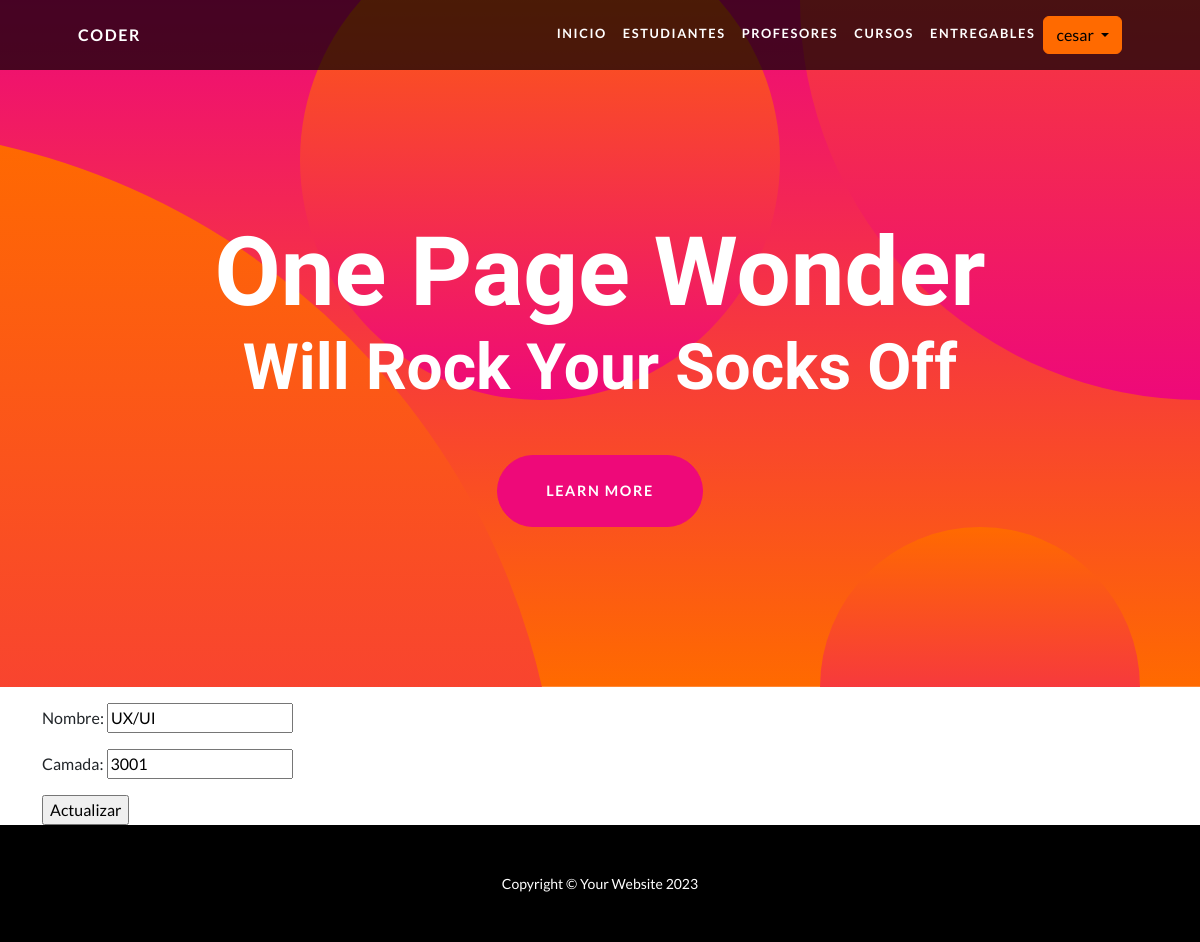
The page /curso-update/3/ (signed in) on the database as committed earlier.
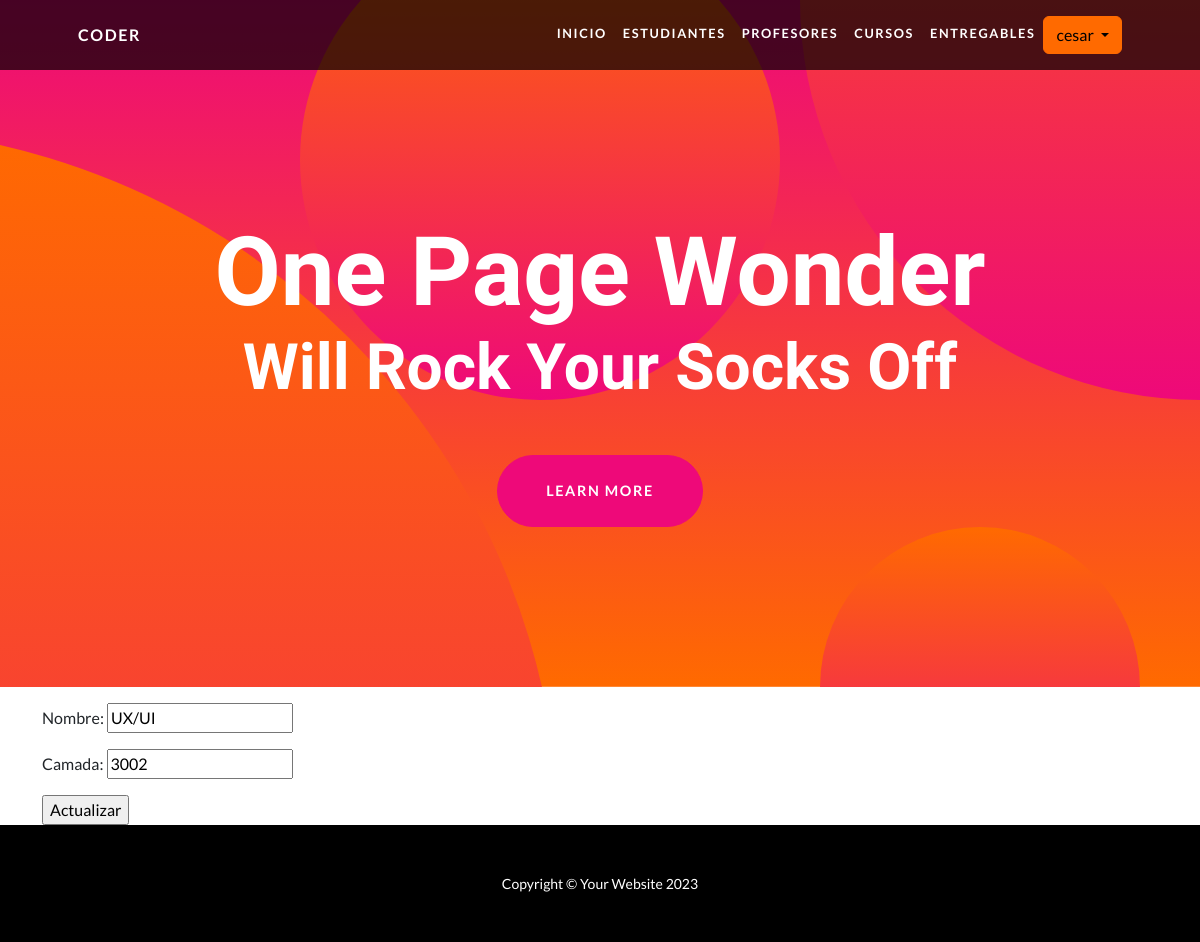
The same page on the database as committed later.
### AppCoder/models.py (models this page shows, shortened)
class Curso(models.Model):
    nombre = models.CharField(max_length=40)
    camada = models.IntegerField()
    descripcion = models.TextField(blank=True)

### AppCoder/views.py (the view)
# urls.py: path('curso-update/<int:pk>/', views.CursoUpdateView.as_view(), name="CursoUpdate"),
class CursoUpdateView(LoginRequiredMixin, UpdateView):
    model = Curso
    success_url = reverse_lazy("CursoList")
    fields = ["nombre", "camada"]
    template_name = "AppCoder/curso_update.html"

### AppCoder/context_processors.py (called while the page is built)
def custom_user(request):
    context = auth(request)
    user = context['user']
    if user.is_authenticated:
        imagen = Imagen.objects.filter(user=request.user.id)
        cant = len(imagen)
        if cant > 0:
            context['user_avatar'] = imagen[cant-1]
        else:
            context['user_avatar'] = ""
    return context

### AppCoder/templates/AppCoder/curso_update.html (shortened to what this page needs)
{% extends 'AppCoder/base.html' %}
{% load static %}
{% block main %}
<form method="POST">
    {{ form.as_p }}
    <input type="submit" value="Actualizar">
</form>
{% endblock main %}

### AppCoder/templates/AppCoder/base.html (shortened to what this page needs)
<!DOCTYPE html>
<html lang="en">
    <head>
        {% load static %}
        <link href="{% static 'AppCoder/css/styles.css' %}" rel="stylesheet" />
    </head>
    <body id="page-top">
        <nav class="navbar navbar-expand-lg navbar-dark navbar-custom fixed-top">
            <div class="container px-5">
                <a class="navbar-brand" href="#page-top">Coder</a>
                <div class="collapse navbar-collapse" id="navbarResponsive">
                    <ul class="navbar-nav ms-auto">
                        <li class="nav-item"><a class="nav-link text-white" href="{% url 'Inicio' %}">Inicio</a></li>
                        <li class="nav-item"><a class="nav-link text-white" href="{% url 'EstudianteList' %}">Estudiantes</a></li>
                        <li class="nav-item"><a class="nav-link text-white" href="{% url 'ProfesorList' %}">Profesores</a></li>
                        <li class="nav-item"><a class="nav-link text-white" href="{% url 'CursoList' %}">Cursos</a></li>
                        <li class="nav-item"><a class="nav-link text-white" href="{% url 'EntregableList' %}">Entregables</a></li>
                        {% if request.user.is_authenticated %}
                            <div class="dropdown">
                                <button class="btn btn-secondary dropdown-toggle" type="button" id="dropdownMenuButton1" data-bs-toggle="dropdown" aria-expanded="false">
                                    {{ request.user.username }}
                                </button>
                            </div>
                        {% endif %}
                    </ul>
                </div>
            </div>
        </nav>
        <header class="masthead text-center text-white">
            <div class="masthead-content">
                <div class="container px-5">
                    <h1 class="masthead-heading mb-0">One Page Wonder</h1>
                    <h2 class="masthead-subheading mb-0">Will Rock Your Socks Off</h2>
                    <a class="btn btn-primary btn-xl rounded-pill mt-5" href="#scroll">Learn More</a>
                </div>
            </div>
            <div class="bg-circle-1 bg-circle"></div>
            <div class="bg-circle-2 bg-circle"></div>
            <div class="bg-circle-3 bg-circle"></div>
            <div class="bg-circle-4 bg-circle"></div>
        </header>
        <div  class="container">
            {% block main %}
            {% endblock main %}
        </div>
        <footer class="py-5 bg-black">
            <div class="container px-5"><p class="m-0 text-center text-white small">Copyright &copy; Your Website 2023</p></div>
        </footer>
    </body>
</html>

Rows that differ between the two databases and show on the page:
changed Curso "UX/UI": camada "3001" → "3002"
